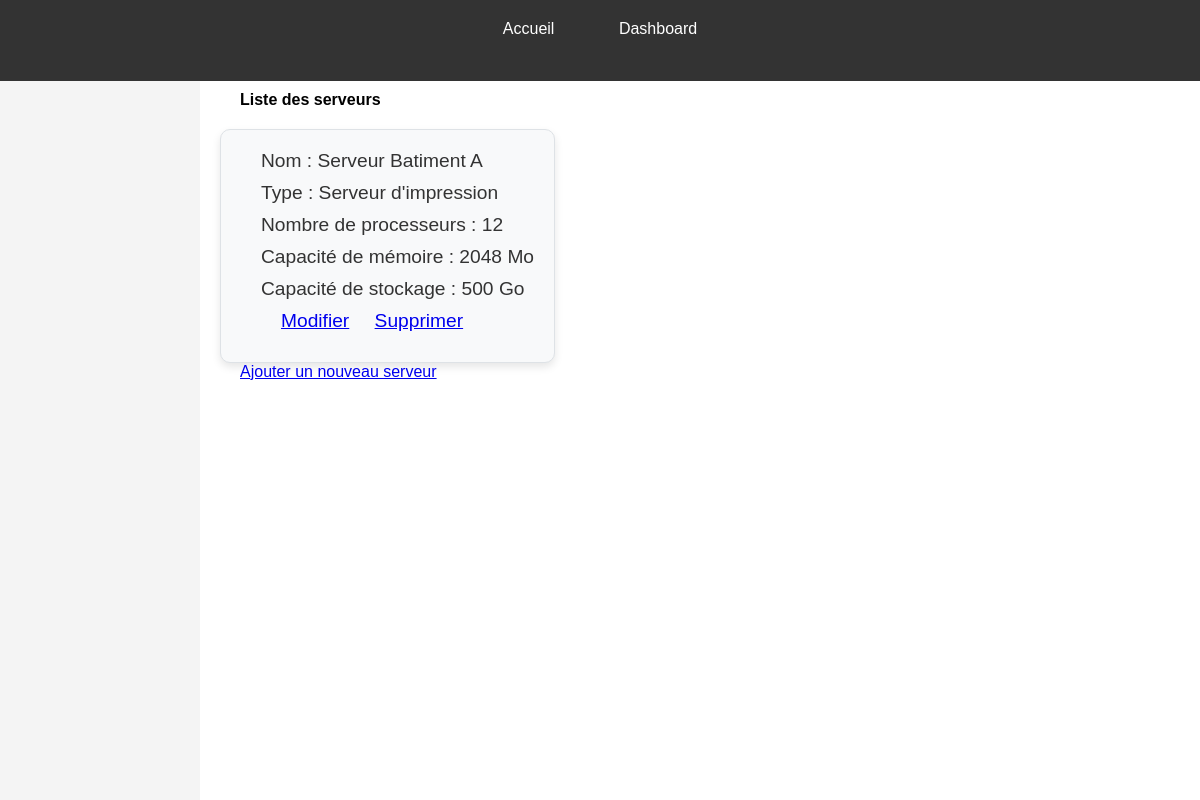
Before: /servers/ with the older database file.
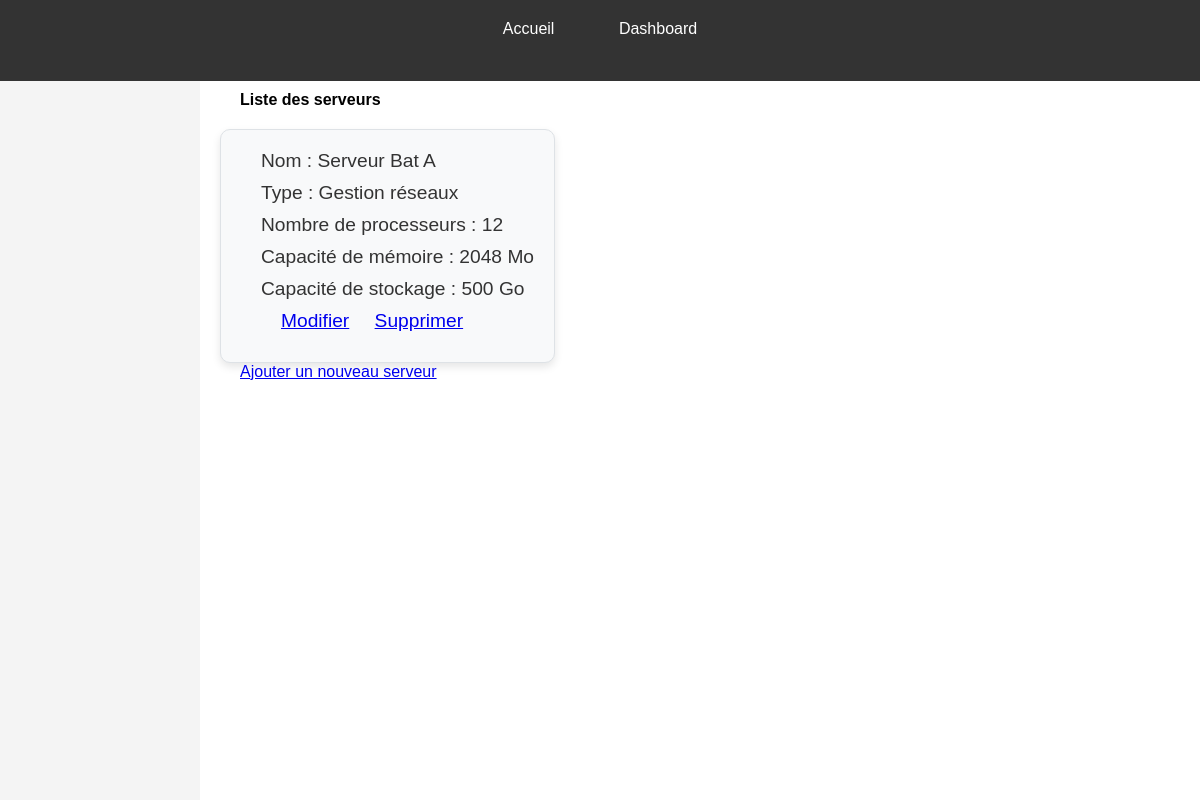
After: the same page with the newer database file.
### servops/models.py (models this page shows, shortened)
class Server(models.Model):
    name = models.CharField(max_length=200)
    server_type = models.ForeignKey(ServerType, on_delete=models.CASCADE)
    num_processors = models.IntegerField()
    memory_capacity = models.IntegerField()
    storage_capacity = models.IntegerField()
    used_storage = models.IntegerField(default=0)  # Espace utilisé en Go
    total_storage = models.IntegerField(default=0)  # Capacité totale de stockage en Go

class ServerType(models.Model):
    type = models.CharField(max_length=200)
    description = models.TextField()

### servops/views.py (the view)
# urls.py: path('servers/', views.servers, name='servers_crud'),
def servers(request):
    servers = Server.objects.all()
    return render(request, 'servops/CRUD/CRUD_serveurs/home.html', {'servers': servers})

### servops/templates/servops/CRUD/CRUD_serveurs/home.html (shortened to what this page needs)
{% extends 'servops/MAIN/main_dashboard.html' %}
{% block content %}
<h2>Liste des serveurs</h2>
<div class="container">
    {% for server in servers %}
    <div class="service-box">
        <p>Nom : {{ server.name }}</p>
        <p>Type : {{ server.server_type.type }}</p>
        <p>Nombre de processeurs : {{ server.num_processors }}</p>
        <p>Capacité de mémoire : {{ server.memory_capacity }} Mo</p>
        <p>Capacité de stockage : {{ server.storage_capacity }} Go</p>
        <p>
            <a href="{% url 'update_server' server.id %}">Modifier</a>
            <a href="{% url 'delete_server' server.id %}">Supprimer</a>
        </p>
    </div>
    {% endfor %}
</div>
<a href="{% url 'create_server' %}">Ajouter un nouveau serveur</a>
{% endblock content %}

Changed rows visible on the page:
changed Server: name "Serveur Batiment A" → "Serveur Bat A"; server_type.type "Serveur d'impression" → "Gestion réseaux"
